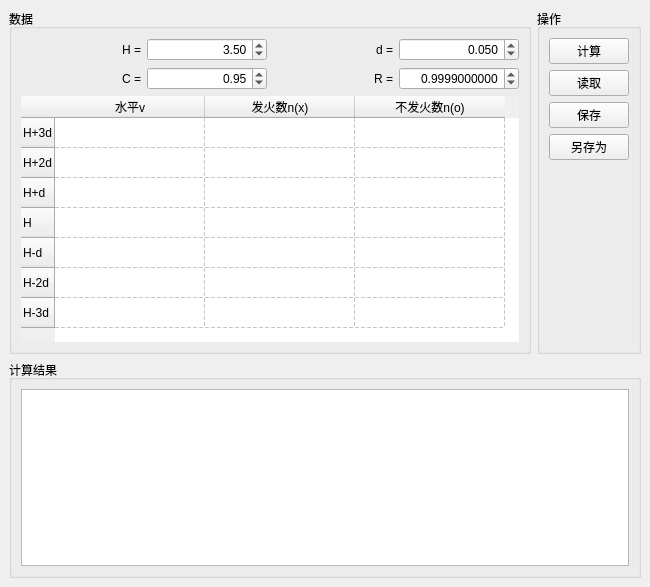
<?xml version="1.0" encoding="UTF-8"?>
<ui version="4.0">
 <class>Bruceton</class>
 <widget class="QWidget" name="Bruceton">
  <property name="geometry">
   <rect>
    <x>0</x>
    <y>0</y>
    <width>647</width>
    <height>587</height>
   </rect>
  </property>
  <property name="windowTitle">
   <string>Form</string>
  </property>
  <layout class="QVBoxLayout" name="verticalLayout_3">
   <item>
    <layout class="QHBoxLayout" name="hlData">
     <item>
      <widget class="QGroupBox" name="gbData">
       <property name="sizePolicy">
        <sizepolicy hsizetype="Preferred" vsizetype="Preferred">
         <horstretch>0</horstretch>
         <verstretch>0</verstretch>
        </sizepolicy>
       </property>
       <property name="title">
        <string>数据</string>
       </property>
       <layout class="QVBoxLayout" name="verticalLayout">
        <item>
         <layout class="QHBoxLayout" name="hlVals">
          <item>
           <layout class="QHBoxLayout" name="hlH">
            <item>
             <widget class="QLabel" name="lH">
              <property name="text">
               <string>H =</string>
              </property>
              <property name="alignment">
               <set>Qt::AlignRight|Qt::AlignTrailing|Qt::AlignVCenter</set>
              </property>
             </widget>
            </item>
            <item>
             <widget class="QDoubleSpinBox" name="dsH">
              <property name="alignment">
               <set>Qt::AlignRight|Qt::AlignTrailing|Qt::AlignVCenter</set>
              </property>
              <property name="minimum">
               <double>0.000000000000000</double>
              </property>
              <property name="maximum">
               <double>9999.000000000000000</double>
              </property>
              <property name="singleStep">
               <double>1.000000000000000</double>
              </property>
              <property name="stepType">
               <enum>QAbstractSpinBox::AdaptiveDecimalStepType</enum>
              </property>
              <property name="value">
               <double>3.500000000000000</double>
              </property>
             </widget>
            </item>
           </layout>
          </item>
          <item>
           <layout class="QHBoxLayout" name="hld">
            <item>
             <widget class="QLabel" name="ld">
              <property name="layoutDirection">
               <enum>Qt::LeftToRight</enum>
              </property>
              <property name="text">
               <string>d =</string>
              </property>
              <property name="textFormat">
               <enum>Qt::AutoText</enum>
              </property>
              <property name="alignment">
               <set>Qt::AlignRight|Qt::AlignTrailing|Qt::AlignVCenter</set>
              </property>
             </widget>
            </item>
            <item>
             <widget class="QDoubleSpinBox" name="dsd">
              <property name="alignment">
               <set>Qt::AlignRight|Qt::AlignTrailing|Qt::AlignVCenter</set>
              </property>
              <property name="suffix">
               <string/>
              </property>
              <property name="decimals">
               <number>3</number>
              </property>
              <property name="minimum">
               <double>0.000000000000000</double>
              </property>
              <property name="maximum">
               <double>9999.000000000000000</double>
              </property>
              <property name="singleStep">
               <double>1.000000000000000</double>
              </property>
              <property name="value">
               <double>0.050000000000000</double>
              </property>
             </widget>
            </item>
           </layout>
          </item>
         </layout>
        </item>
        <item>
         <layout class="QHBoxLayout" name="hlProb">
          <item>
           <layout class="QHBoxLayout" name="hlC">
            <item>
             <widget class="QLabel" name="lC">
              <property name="text">
               <string>C =</string>
              </property>
              <property name="alignment">
               <set>Qt::AlignRight|Qt::AlignTrailing|Qt::AlignVCenter</set>
              </property>
             </widget>
            </item>
            <item>
             <widget class="QDoubleSpinBox" name="dsC">
              <property name="alignment">
               <set>Qt::AlignRight|Qt::AlignTrailing|Qt::AlignVCenter</set>
              </property>
              <property name="minimum">
               <double>0.500000000000000</double>
              </property>
              <property name="maximum">
               <double>1.000000000000000</double>
              </property>
              <property name="singleStep">
               <double>0.100000000000000</double>
              </property>
              <property name="stepType">
               <enum>QAbstractSpinBox::AdaptiveDecimalStepType</enum>
              </property>
              <property name="value">
               <double>0.950000000000000</double>
              </property>
             </widget>
            </item>
           </layout>
          </item>
          <item>
           <layout class="QHBoxLayout" name="hlR">
            <item>
             <widget class="QLabel" name="lR">
              <property name="layoutDirection">
               <enum>Qt::LeftToRight</enum>
              </property>
              <property name="text">
               <string>R =</string>
              </property>
              <property name="textFormat">
               <enum>Qt::AutoText</enum>
              </property>
              <property name="alignment">
               <set>Qt::AlignRight|Qt::AlignTrailing|Qt::AlignVCenter</set>
              </property>
             </widget>
            </item>
            <item>
             <widget class="QDoubleSpinBox" name="dsR">
              <property name="alignment">
               <set>Qt::AlignRight|Qt::AlignTrailing|Qt::AlignVCenter</set>
              </property>
              <property name="suffix">
               <string/>
              </property>
              <property name="decimals">
               <number>10</number>
              </property>
              <property name="minimum">
               <double>0.900000000000000</double>
              </property>
              <property name="maximum">
               <double>1.000000000000000</double>
              </property>
              <property name="singleStep">
               <double>0.010000000000000</double>
              </property>
              <property name="value">
               <double>0.999900000000000</double>
              </property>
             </widget>
            </item>
           </layout>
          </item>
         </layout>
        </item>
        <item>
         <widget class="QTableWidget" name="twFireData">
          <property name="sizePolicy">
           <sizepolicy hsizetype="Minimum" vsizetype="Minimum">
            <horstretch>0</horstretch>
            <verstretch>0</verstretch>
           </sizepolicy>
          </property>
          <property name="frameShape">
           <enum>QFrame::NoFrame</enum>
          </property>
          <property name="frameShadow">
           <enum>QFrame::Sunken</enum>
          </property>
          <property name="lineWidth">
           <number>1</number>
          </property>
          <property name="midLineWidth">
           <number>1</number>
          </property>
          <property name="sizeAdjustPolicy">
           <enum>QAbstractScrollArea::AdjustToContentsOnFirstShow</enum>
          </property>
          <property name="verticalScrollMode">
           <enum>QAbstractItemView::ScrollPerPixel</enum>
          </property>
          <property name="gridStyle">
           <enum>Qt::DashLine</enum>
          </property>
          <attribute name="horizontalHeaderMinimumSectionSize">
           <number>24</number>
          </attribute>
          <attribute name="horizontalHeaderDefaultSectionSize">
           <number>150</number>
          </attribute>
          <attribute name="horizontalHeaderStretchLastSection">
           <bool>false</bool>
          </attribute>
          <attribute name="verticalHeaderMinimumSectionSize">
           <number>24</number>
          </attribute>
          <attribute name="verticalHeaderDefaultSectionSize">
           <number>30</number>
          </attribute>
          <attribute name="verticalHeaderShowSortIndicator" stdset="0">
           <bool>false</bool>
          </attribute>
          <attribute name="verticalHeaderStretchLastSection">
           <bool>false</bool>
          </attribute>
          <row>
           <property name="text">
            <string>H+3d</string>
           </property>
          </row>
          <row>
           <property name="text">
            <string>H+2d</string>
           </property>
          </row>
          <row>
           <property name="text">
            <string>H+d</string>
           </property>
          </row>
          <row>
           <property name="text">
            <string>H</string>
           </property>
          </row>
          <row>
           <property name="text">
            <string>H-d</string>
           </property>
          </row>
          <row>
           <property name="text">
            <string>H-2d</string>
           </property>
          </row>
          <row>
           <property name="text">
            <string>H-3d</string>
           </property>
          </row>
          <column>
           <property name="text">
            <string>水平v</string>
           </property>
          </column>
          <column>
           <property name="text">
            <string>发火数n(x)</string>
           </property>
          </column>
          <column>
           <property name="text">
            <string>不发火数n(o)</string>
           </property>
          </column>
          <item row="0" column="0">
           <property name="text">
            <string/>
           </property>
           <property name="background">
            <brush brushstyle="NoBrush">
             <color alpha="255">
              <red>128</red>
              <green>131</green>
              <blue>130</blue>
             </color>
            </brush>
           </property>
           <property name="foreground">
            <brush brushstyle="Dense4Pattern">
             <color alpha="255">
              <red>0</red>
              <green>0</green>
              <blue>0</blue>
             </color>
            </brush>
           </property>
           <property name="flags">
            <set>ItemIsSelectable|ItemIsEditable|ItemIsDragEnabled|ItemIsDropEnabled|ItemIsUserCheckable</set>
           </property>
          </item>
          <item row="1" column="0">
           <property name="text">
            <string/>
           </property>
           <property name="background">
            <brush brushstyle="NoBrush">
             <color alpha="255">
              <red>128</red>
              <green>131</green>
              <blue>130</blue>
             </color>
            </brush>
           </property>
           <property name="flags">
            <set>ItemIsSelectable|ItemIsEditable|ItemIsDragEnabled|ItemIsDropEnabled|ItemIsUserCheckable</set>
           </property>
          </item>
          <item row="2" column="0">
           <property name="text">
            <string/>
           </property>
           <property name="background">
            <brush brushstyle="NoBrush">
             <color alpha="255">
              <red>128</red>
              <green>131</green>
              <blue>130</blue>
             </color>
            </brush>
           </property>
           <property name="flags">
            <set>ItemIsSelectable|ItemIsEditable|ItemIsDragEnabled|ItemIsDropEnabled|ItemIsUserCheckable</set>
           </property>
          </item>
          <item row="3" column="0">
           <property name="text">
            <string/>
           </property>
           <property name="background">
            <brush brushstyle="NoBrush">
             <color alpha="255">
              <red>128</red>
              <green>131</green>
              <blue>130</blue>
             </color>
            </brush>
           </property>
           <property name="flags">
            <set>ItemIsSelectable|ItemIsEditable|ItemIsDragEnabled|ItemIsDropEnabled|ItemIsUserCheckable</set>
           </property>
          </item>
          <item row="4" column="0">
           <property name="text">
            <string/>
           </property>
           <property name="background">
            <brush brushstyle="NoBrush">
             <color alpha="255">
              <red>128</red>
              <green>131</green>
              <blue>130</blue>
             </color>
            </brush>
           </property>
           <property name="flags">
            <set>ItemIsSelectable|ItemIsEditable|ItemIsDragEnabled|ItemIsDropEnabled|ItemIsUserCheckable</set>
           </property>
          </item>
          <item row="5" column="0">
           <property name="text">
            <string/>
           </property>
           <property name="background">
            <brush brushstyle="NoBrush">
             <color alpha="255">
              <red>128</red>
              <green>131</green>
              <blue>130</blue>
             </color>
            </brush>
           </property>
           <property name="flags">
            <set>ItemIsSelectable|ItemIsEditable|ItemIsDragEnabled|ItemIsDropEnabled|ItemIsUserCheckable</set>
           </property>
          </item>
          <item row="6" column="0">
           <property name="text">
            <string/>
           </property>
           <property name="background">
            <brush brushstyle="NoBrush">
             <color alpha="255">
              <red>128</red>
              <green>131</green>
              <blue>130</blue>
             </color>
            </brush>
           </property>
           <property name="flags">
            <set>ItemIsSelectable|ItemIsEditable|ItemIsDragEnabled|ItemIsDropEnabled|ItemIsUserCheckable</set>
           </property>
          </item>
         </widget>
        </item>
       </layout>
      </widget>
     </item>
     <item>
      <widget class="QGroupBox" name="gbOperations">
       <property name="title">
        <string>操作</string>
       </property>
       <layout class="QVBoxLayout" name="verticalLayout_2">
        <item>
         <widget class="QPushButton" name="pbCalc">
          <property name="text">
           <string>计算</string>
          </property>
         </widget>
        </item>
        <item>
         <widget class="QPushButton" name="pbRead">
          <property name="text">
           <string>读取</string>
          </property>
         </widget>
        </item>
        <item>
         <widget class="QPushButton" name="pbSave">
          <property name="text">
           <string>保存</string>
          </property>
         </widget>
        </item>
        <item>
         <widget class="QPushButton" name="pbSaveAs">
          <property name="text">
           <string>另存为</string>
          </property>
         </widget>
        </item>
        <item>
         <spacer name="vsOperations">
          <property name="orientation">
           <enum>Qt::Vertical</enum>
          </property>
          <property name="sizeHint" stdset="0">
           <size>
            <width>20</width>
            <height>40</height>
           </size>
          </property>
         </spacer>
        </item>
       </layout>
      </widget>
     </item>
    </layout>
   </item>
   <item>
    <widget class="QGroupBox" name="gbScore">
     <property name="title">
      <string>计算结果</string>
     </property>
     <layout class="QHBoxLayout" name="horizontalLayout">
      <item>
       <widget class="QTextBrowser" name="tbScore"/>
      </item>
     </layout>
    </widget>
   </item>
  </layout>
 </widget>
 <layoutdefault spacing="6" margin="9"/>
 <resources/>
 <connections/>
 <designerdata>
  <property name="gridDeltaX">
   <number>10</number>
  </property>
  <property name="gridDeltaY">
   <number>10</number>
  </property>
  <property name="gridSnapX">
   <bool>true</bool>
  </property>
  <property name="gridSnapY">
   <bool>true</bool>
  </property>
  <property name="gridVisible">
   <bool>true</bool>
  </property>
 </designerdata>
</ui>
